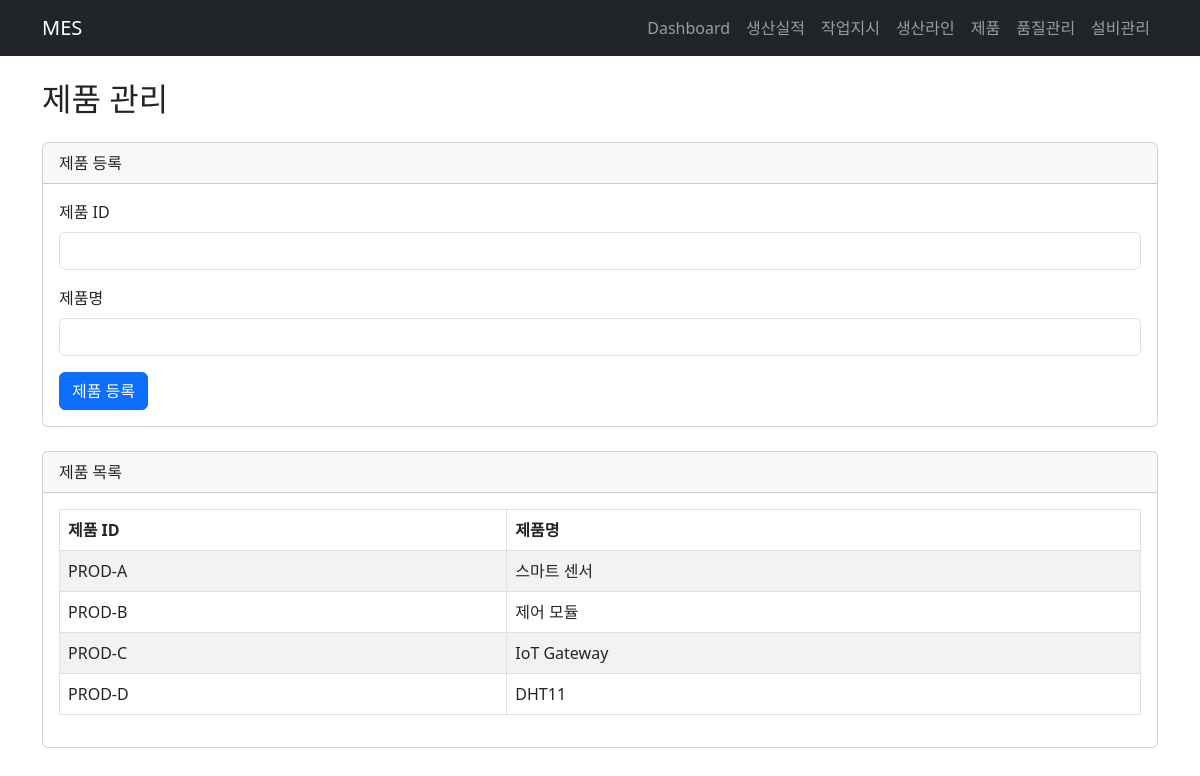
The app's page /api/products, older data.
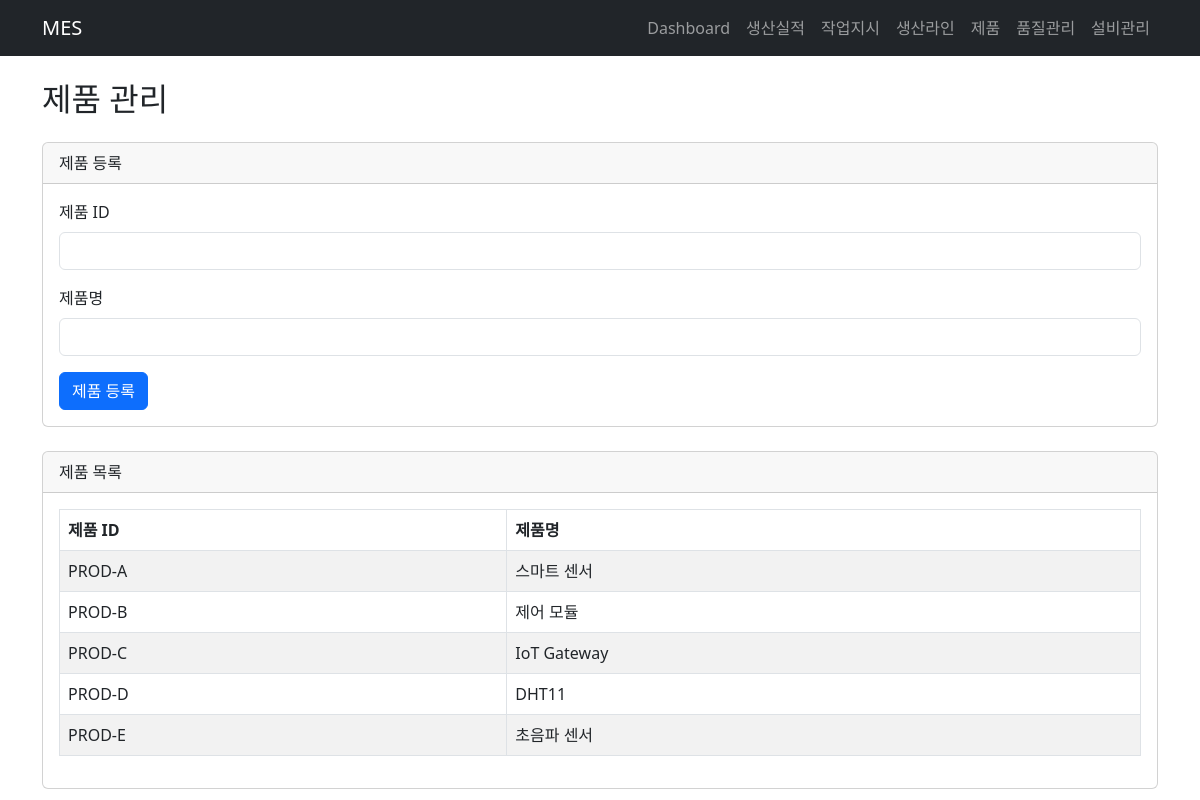
The same page, newer data.
### tables this page shows
CREATE TABLE products (
    product_id TEXT PRIMARY KEY,
    product_name TEXT NOT NULL
);

### main.py (the view)
@app.get("/api/products", response_class=HTMLResponse)
def get_products(request: Request):
    result = service.get_products()
    return templates.TemplateResponse(
        request=request,
        name="products.html",
        context={
            "products": result
        }
    )

### templates/products.html (shortened to what this page needs)
{% extends "base.html" %}
{% block content %}
<h2 class="mb-4">제품 관리</h2>
<div class="card mb-4">
    <div class="card-header">
        제품 등록
    </div>
    <div class="card-body">
        <form method="post" action="/api/products">
            <div class="mb-3">
                <label class="form-label">
                    제품 ID
                </label>
                <input
                    type="text"
                    name="product_id"
                    class="form-control"
                    required
                >
            </div>
            <div class="mb-3">
                <label class="form-label">
                    제품명
                </label>
                <input
                    type="text"
                    name="product_name"
                    class="form-control"
                    required
                >
            </div>
            <button
                type="submit"
                class="btn btn-primary"
            >
                제품 등록
            </button>
        </form>
    </div>
</div>
<div class="card">
    <div class="card-header">
        제품 목록
    </div>
    <div class="card-body">
        <table class="table table-bordered table-striped">
            <thead>
                <tr>
                    <th>제품 ID</th>
                    <th>제품명</th>
                </tr>
            </thead>
            <tbody>
                {% for product in products %}
                <tr>
                    <td>{{ product.product_id }}</td>
                    <td>{{ product.product_name }}</td>
                </tr>
                {% endfor %}
            </tbody>
        </table>
    </div>
</div>
{% endblock %}

### templates/base.html (shortened to what this page needs)
<!DOCTYPE html>
<html>
<head>
	<link
		href="https://cdn.jsdelivr.net/npm/bootstrap@5.3.0/dist/css/bootstrap.min.css"
		rel="stylesheet"
	>
</head>
<body>
    {% include "header.html" %}
    <div class="container mt-4">
        {% block content %}
        {% endblock %}
    </div>
</body>
</html>

### templates/header.html
<nav class="navbar navbar-expand-lg navbar-dark bg-dark">
	<div class="container">
		<a class="navbar-brand" href="/">
		  MES
		</a>
		<div class="navbar-nav">
		    <a class="nav-link" href="#">
		        Dashboard
		    </a>
		    <a class="nav-link" href="#">
		        생산실적
		    </a>
		    <a class="nav-link" href="#">
		        작업지시
		    </a>
		    <a class="nav-link" href="#">
		        생산라인
		    </a>
		    <a class="nav-link" href="#">
		        제품
		    </a>
		    <a class="nav-link" href="#">
		        품질관리
		    </a>
		    <a class="nav-link" href="#">
		        설비관리
		    </a>
		</div>
	</div>
</nav>

Row changes from the older to the newer data that the page shows:
added products: product_id "PROD-E", product_name "초음파 센서"
